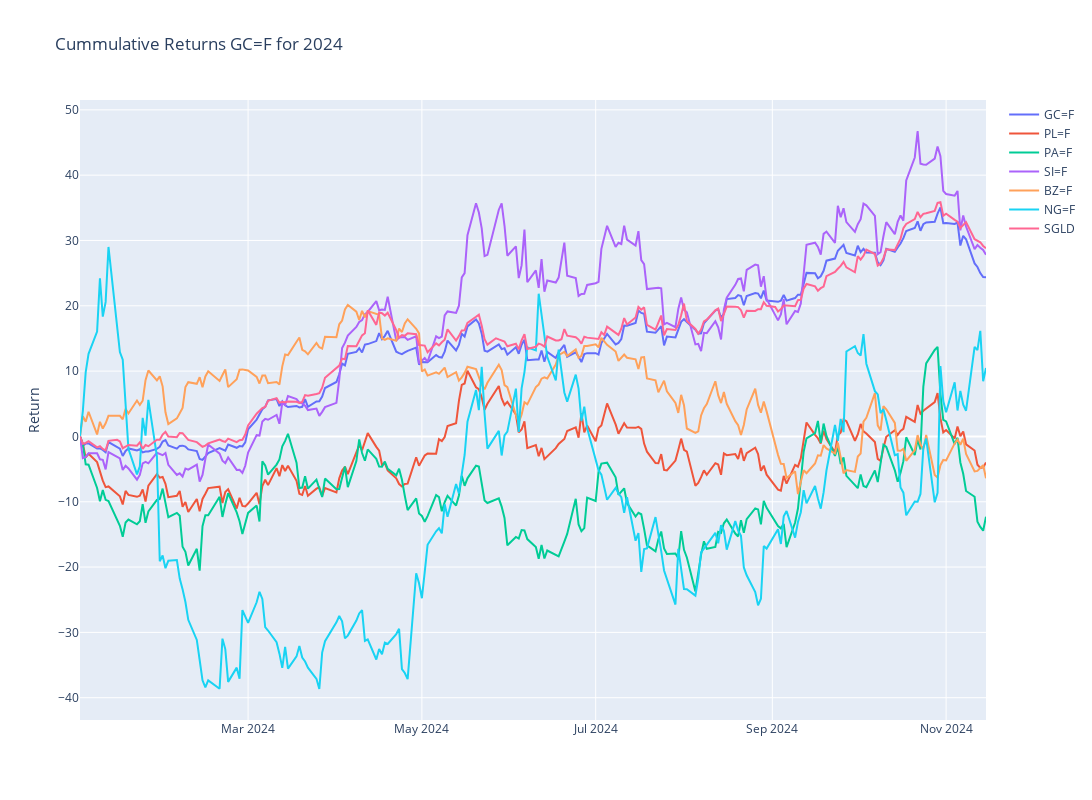

Notebook code for this chart:
### Code cell
# Plotly
fig = make_subplots()

# Graph (1,1)
# Loop all stock files and get cummulative return for year
for stock in tqdm(index_list):
    f = os.path.join("../input", stock)
    df = pd.read_csv(f+".csv",index_col="Date",parse_dates=True)
    df['Cummulative_Return'] = cumulative_return(df["Adj Close"].loc[year])
    fig.add_trace(go.Scatter(x=df['Cummulative_Return'].loc[year].index,y=df['Cummulative_Return'].loc[year],mode="lines",name=stock.split('.')[0]),row=1,col=1)

# Update xaxis properties
fig.update_yaxes(title_text="Return", row=1, col=1)

fig.update_layout(height=800, width=1300,showlegend=True,title=f"Cummulative Returns {ticker} for {year}")

fig.show()

### Figure 1 — Plotly figure (JSON) as saved in the notebook; plotly's stock layout.template omitted (floating-point values rounded to 4 significant figures; data arrays with more than 128 entries replaced by an {"elided": "..."} marker saying what was removed)
{"data": [{"mode": "lines", "name": "GC=F", "type": "scatter", "x": {"elided": "222 str values"}, "xaxis": "x", "y": {"elided": "222 float values"}, "yaxis": "y"}, {"mode": "lines", "name": "PL=F", "type": "scatter", "x": {"elided": "222 str values"}, "xaxis": "x", "y": {"elided": "222 float values"}, "yaxis": "y"}, {"mode": "lines", "name": "PA=F", "type": "scatter", "x": {"elided": "222 str values"}, "xaxis": "x", "y": {"elided": "222 float values"}, "yaxis": "y"}, {"mode": "lines", "name": "SI=F", "type": "scatter", "x": {"elided": "222 str values"}, "xaxis": "x", "y": {"elided": "222 float values"}, "yaxis": "y"}, {"mode": "lines", "name": "BZ=F", "type": "scatter", "x": {"elided": "222 str values"}, "xaxis": "x", "y": {"elided": "222 float values"}, "yaxis": "y"}, {"mode": "lines", "name": "NG=F", "type": "scatter", "x": {"elided": "222 str values"}, "xaxis": "x", "y": {"elided": "222 float values"}, "yaxis": "y"}, {"mode": "lines", "name": "SGLD", "type": "scatter", "x": {"elided": "225 str values"}, "xaxis": "x", "y": {"elided": "225 float values"}, "yaxis": "y"}], "layout": {"height": 800, "showlegend": true, "title": {"text": "Cummulative Returns GC=F for 2024"}, "width": 1300, "xaxis": {"anchor": "y", "domain": [0, 1]}, "yaxis": {"anchor": "x", "domain": [0, 1], "title": {"text": "Return"}}}}
